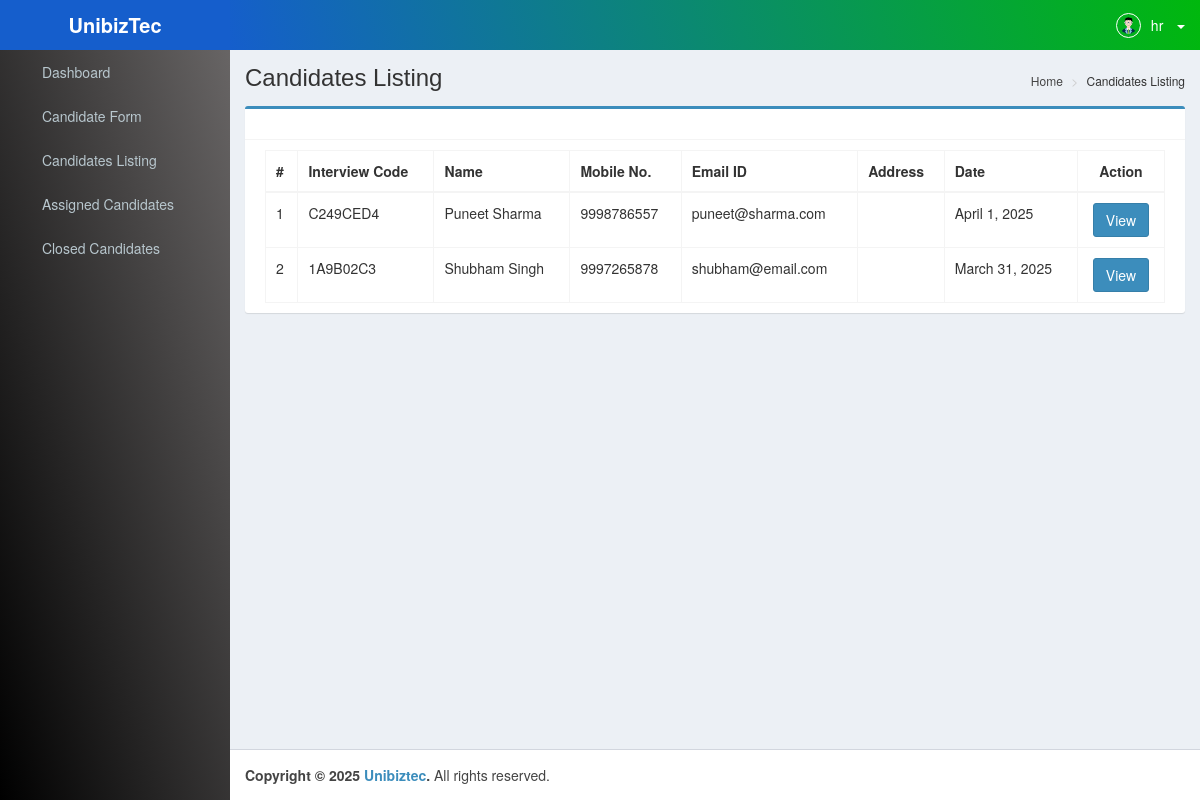
/candidates-listing/ (signed in), run on the app's committed database.
### hrmsApp/models.py (models this page shows, shortened)
class Candidate(models.Model):
    token=models.CharField(max_length=15)
    dept_id=models.ForeignKey(Department,on_delete=models.CASCADE,related_name='candidate')
    apply_for=models.ForeignKey(JobRole, on_delete=models.CASCADE, related_name='candidates')
    int_date=models.DateField(default=date.today)
    referred=models.CharField(max_length=50)
    emp_name=models.CharField(max_length=70,null=True,blank=True)
    emp_id=models.CharField(max_length=30,null=True,blank=True)
    source=models.CharField(max_length=30,null=True,blank=True)
    location=models.CharField(max_length=50)
    shift=models.CharField(max_length=30)
    r_shift=models.CharField(max_length=30)
    name=models.CharField(max_length=70)
    father_name=models.CharField(max_length=70,null=True,blank=True)
    mobile=models.CharField(max_length=30,null=True,blank=True)
    email=models.EmailField(unique=True,null=True,blank=True)
    dob=models.DateField(null=True)
    gender=models.CharField(max_length=30,null=True,blank=True)
    address=models.CharField(max_length=100,null=True,blank=True)
    designation=models.CharField(max_length=100,null=True,blank=True)
    salary=models.CharField(max_length=100,null=True,blank=True)
    doj=models.DateField(null=True,blank=True)
    reporting_time=models.CharField(max_length=100,null=True,blank=True)
    bgv_link=models.IntegerField(default=0)
    bgv_sent_on=models.DateField(null=True,blank=True)
    bgv_received_on=models.DateField(null=True,blank=True)
    doc_link=models.IntegerField(default=0)
    address=models.IntegerField(default=0)
    status=models.IntegerField(default=1)
    created_at = models.DateTimeField(auto_now_add=True)
    updated_at = models.DateTimeField(auto_now=True)

### hrmsApp/views.py (the view)
# urls.py: path('candidates-listing/',views.candidate_listing,name="candidates_listing"),
def candidate_listing(request):
    data = Candidate.objects.all().order_by('-id')
    return render(request, 'pages/candidate-list.html',{'data':data})

### hrmsApp/context_processors.py (called while the page is built)
def current_year(request):
    return {'current_year': datetime.datetime.now().year}

### hrmsApp/templates/pages/candidate-list.html (shortened to what this page needs)
{% extends 'layouts/base.html' %}
{% block content %}
{% load custom_tags %}
<div class="content-wrapper">
    <section class="content-header">
        <h1>
            Candidates Listing
        </h1>
        <ol class="breadcrumb">
            <li>
                <a href="{% url 'dashboard' %}"><i class="fa fa-dashboard"></i> Home</a>
            </li>
            <li>Candidates Listing</li>
        </ol>
    </section>
    <section class="content">
        <div class="row">
            <div class="col-md-12">
                <div class="box box-primary">
                    <div class="box-header with-border">
                    </div>
                        <div class="box-body">
                            <table id="can_table" class="table table-bordered table-hover">
                                <thead>
                                    <tr>
                                        <th>#</th>
                                        <th>Interview Code</th>
                                        <th>Name</th>
                                        <th>Mobile No.</th>
                                        <th>Email ID</th>
                                        <th>Address</th>
                                        <th>Date</th>
                                        <th>
                                            <center>Action</center>
                                        </th>
                                    </tr>
                                </thead>
                                <tbody>
                                    {% for d in data %}
                                    <tr>
                                        <td>{{ forloop.counter }}</td>
                                        <td>{{d.token}}</td>
                                        <td>{{d.name}}</td>
                                        <td>{{d.mobile}}</td>
                                        <td>{{d.email}}</td>
                                        <td>{{d.address|default:''}}</td>
                                        <td>{{d.int_date}}</td>
                                        <td>
                                            <center>
                                                <a class="btn btn-primary" href="{% url 'candidate_info' token=d.token %}">View</a>
                                            </center>
                                        </td>
                                    </tr>
                                    {% endfor %}
                                </tbody>
                            </table>
                        </div>
                </div>
            </div>
        </div>
    </section>
</div>
{% endblock content %}

### hrmsApp/templates/layouts/base.html (shortened to what this page needs)
<!DOCTYPE html>
<html>
<head>
  {% load static %}
  <link rel="stylesheet" type="text/css" href="{% static 'css/bootstrap.css' %}" />
  <link rel="stylesheet" type="text/css" href="{% static 'css/font-awesome.css' %}" />
  <link rel="stylesheet" type="text/css" href="{% static 'css/ionicons.css' %}" />
  <link rel="stylesheet" type="text/css" href="{% static 'css/AdminLTE.css' %}" />
  <link rel="stylesheet" type="text/css" href="{% static 'css/all-skins.css' %}" />
  <link rel="stylesheet" type="text/css" href="{% static 'css/bootstrap-timepicker.min.css' %}" />
  <link rel="stylesheet" type="text/css" href="{% static 'css/bootstrap-datepicker.css' %}" />
  <link rel="stylesheet" type="text/css" href="{% static 'css/dataTables.bootstrap.css' %}">
  <link rel="stylesheet" type="text/css" href="{% static 'css/switchery.min.css' %}" rel="stylesheet" />
  <link rel="stylesheet" type="text/css" href="https://cdn.datatables.net/buttons/1.6.5/css/buttons.dataTables.min.css" rel="stylesheet" />
  <link href="{% static 'css/toastr.min.css' %}" rel="stylesheet">
</head>
<body class="hold-transition skin-blue sidebar-mini">
  <div class="wrapper">
    <header class="main-header">
      <a href="{% url 'dashboard' %}" class="logo">
        <span class="logo-lg"><b>UnibizTec</b></span>
      </a>
      <nav class="navbar navbar-static-top" role="navigation">
        <a href="#" class="sidebar-toggle" data-toggle="push-menu" role="button">
        </a>
        <div class="navbar-custom-menu">
          <ul class="nav navbar-nav">
            <li class="dropdown user user-menu">
              <ul class="nav navbar-nav navbar-left">
                <li class="dropdown user user-menu">
                  <a href="#" class="dropdown-toggle" data-toggle="dropdown">
                    <img src="{% static 'images/avatar.png' %}" class="user-image" alt="Administrator">
                    <span class="hidden-xs">{{request.user}}</span>
                    &nbsp; <span class="caret"></span>
                  </a>
                </li>
                <li>
                  <a href="javascript:void(0);" data-toggle="control-sidebar"></a>
                </li>
               </ul>
            </li>
          </ul>
        </div>
      </nav>
    </header>
    {% include "includes/sidebar.html" %}
    {% block content %} {% endblock content %}
    <footer class="main-footer">
        <strong>Copyright &copy; {% now "Y" %} <a href="{% url 'login' %}" target="_blank">Unibiztec</a>.</strong> All rights reserved.
      </footer>
    </div>
  </body>
  </html>

### hrmsApp/static/css/all-skins.css (style rules this page uses)
.skin-blue .main-header .navbar { background: transparent linear-gradient(254deg, #00B80D 0%, #155ECC 100%) 0% 0% no-repeat padding-box; }
.skin-blue .main-header .navbar .nav > li > a { color: #ffffff; }
.skin-blue .main-header .navbar .sidebar-toggle { color: #ffffff; }
.skin-blue .main-header .navbar .sidebar-toggle { color: #fff; }
.skin-blue .main-header .logo { background: transparent linear-gradient(254deg, #155ECC 0%, #155ECC 100%) 0% 0% no-repeat padding-box; color: #ffffff; border-bottom: 0 solid transparent; }
.skin-blue .content-header { background: transparent; }
.skin-blue .wrapper, .skin-blue .main-sidebar, .skin-blue .left-side { background: transparent linear-gradient(254deg, #6b6868 0%, #000000 100%) 0% 0% no-repeat padding-box; }

### hrmsApp/templates/layouts/base.html (style rules this page uses)
li.dropdown.user.user-menu { float: right; }

### data on the page
Candidate: token "C249CED4", name "Puneet Sharma", mobile "9998786557", email "puneet@sharma.com", int_date "April 1, 2025"
Candidate: token "1A9B02C3", name "Shubham Singh", mobile "9997265878", email "shubham@email.com", int_date "March 31, 2025"

### other printed values
{{ request.user }} "hr"
